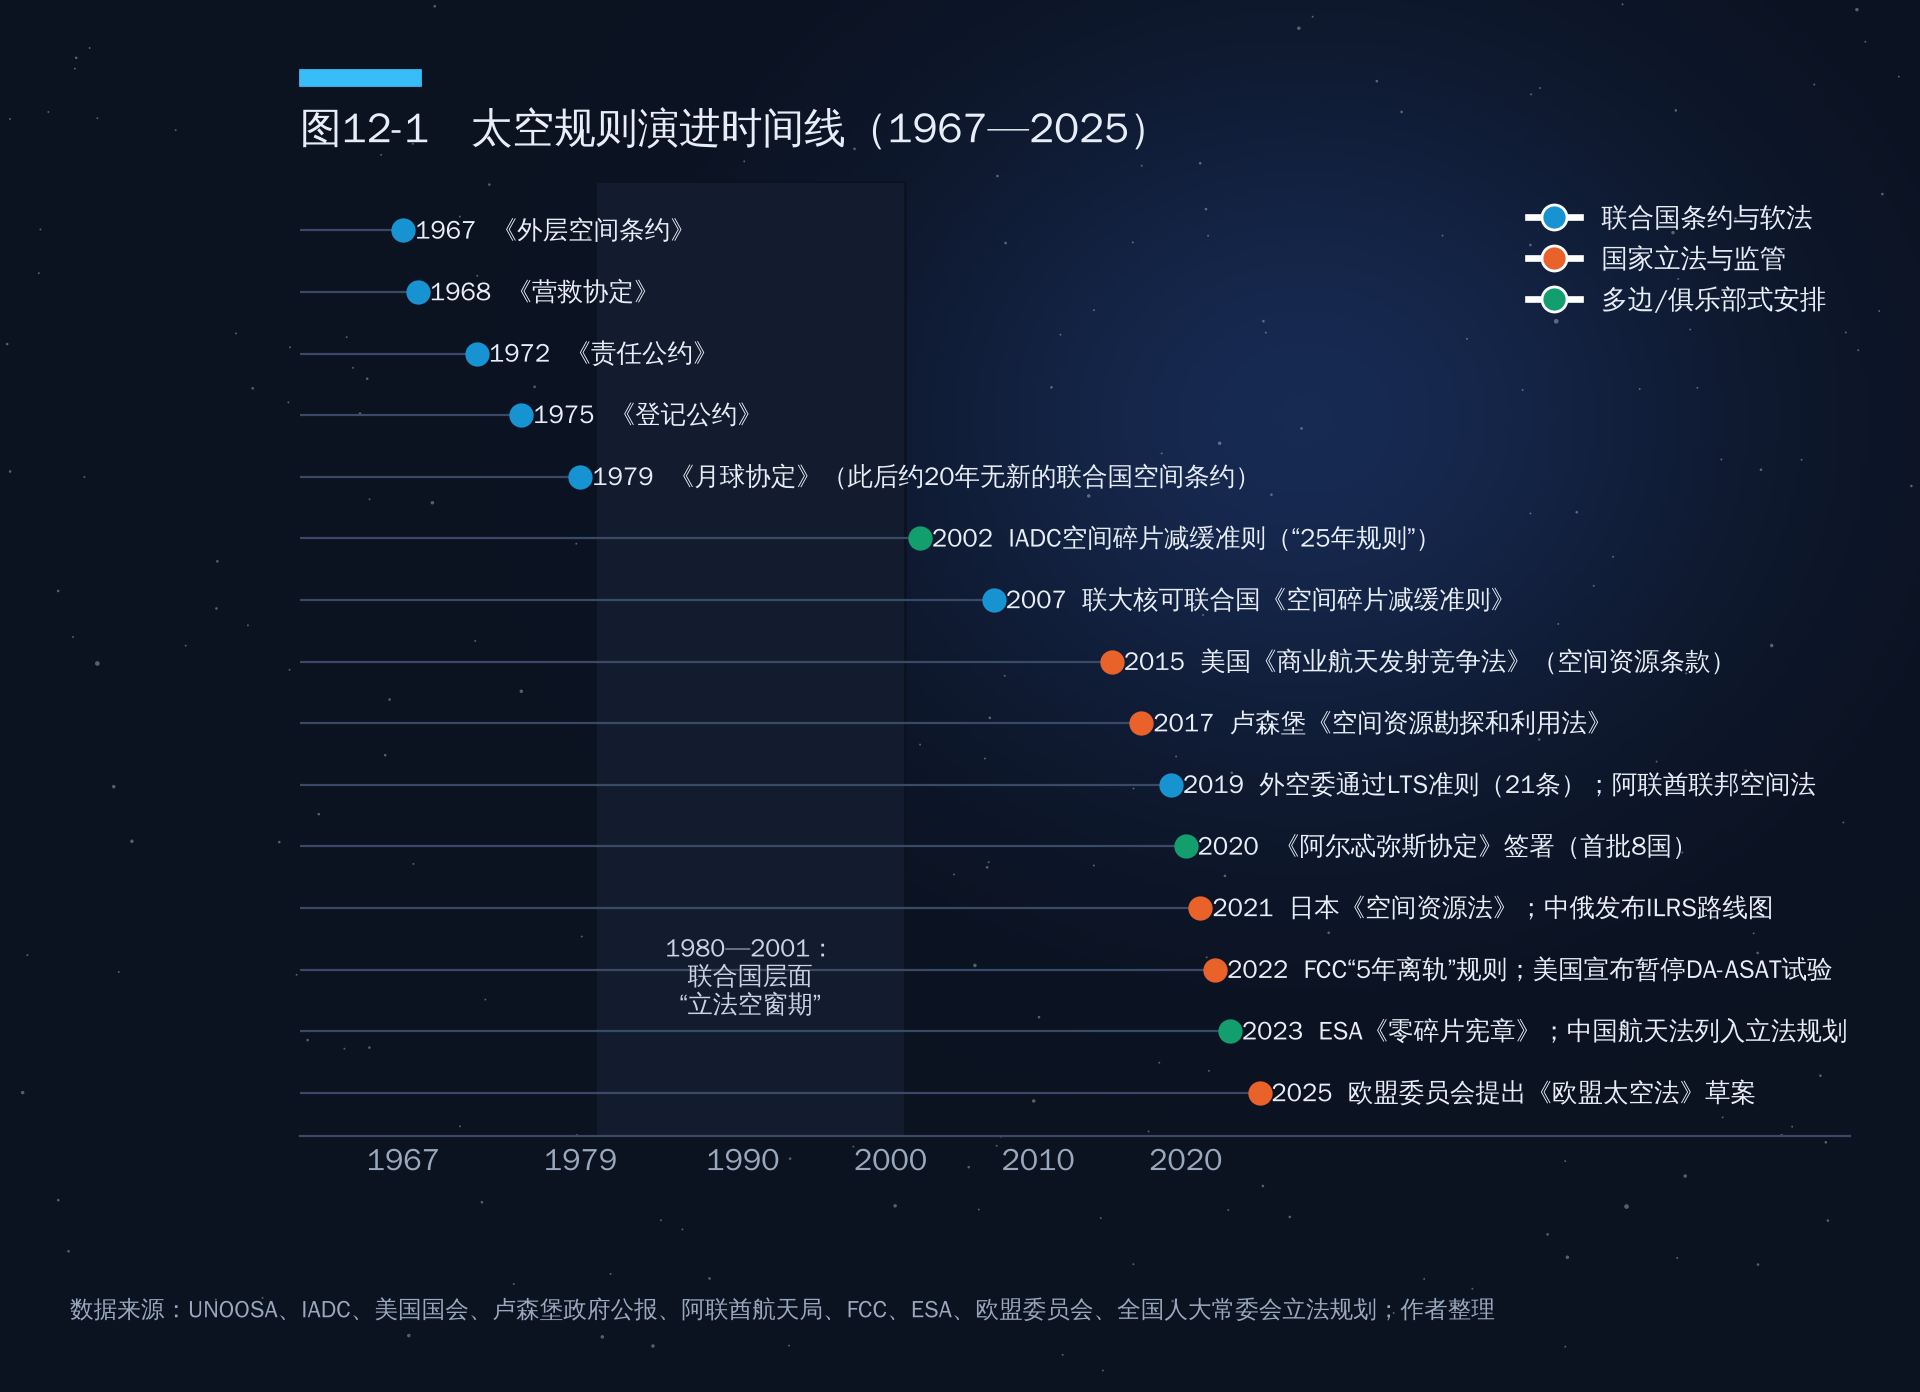

Source code (Python):
import sys, pathlib
sys.path.insert(0, str(pathlib.Path(__file__).resolve().parents[2] / "common"))
from chartstyle import plt, PALETTE, ACCENT, GREY, save, source_note
from matplotlib.lines import Line2D

# lane: 0=联合国条约/软法, 1=国家立法与监管, 2=多边/阵营性安排
events = [
    (1967, "《外层空间条约》", 0),
    (1968, "《营救协定》", 0),
    (1972, "《责任公约》", 0),
    (1975, "《登记公约》", 0),
    (1979, "《月球协定》（此后约20年无新的联合国空间条约）", 0),
    (2002, "IADC空间碎片减缓准则（“25年规则”）", 2),
    (2007, "联大核可联合国《空间碎片减缓准则》", 0),
    (2015, "美国《商业航天发射竞争法》（空间资源条款）", 1),
    (2017, "卢森堡《空间资源勘探和利用法》", 1),
    (2019, "外空委通过LTS准则（21条）；阿联酋联邦空间法", 0),
    (2020, "《阿尔忒弥斯协定》签署（首批8国）", 2),
    (2021, "日本《空间资源法》；中俄发布ILRS路线图", 1),
    (2022, "FCC“5年离轨”规则；美国宣布暂停DA-ASAT试验", 1),
    (2023, "ESA《零碎片宪章》；中国航天法列入立法规划", 2),
    (2025, "欧盟委员会提出《欧盟太空法》草案", 1),
]
names = {0: "联合国条约与软法", 1: "国家立法与监管", 2: "多边/俱乐部式安排"}
colors = {0: PALETTE[0], 1: PALETTE[1], 2: PALETTE[2]}

fig, ax = plt.subplots(figsize=(10, 6.2))
n = len(events)
for i, (yr, lab, lane) in enumerate(events):
    y = n - i
    ax.plot([1960, yr], [y, y], color="#EEEEEE", lw=0.8, zorder=1)
    ax.scatter(yr, y, s=60, color=colors[lane], zorder=3)
    ax.text(yr + 0.8, y, f"{yr}  {lab}", va="center", fontsize=9.2, color="#222222")
ax.axvspan(1980, 2001, color="#F4F4F4", zorder=0)
ax.text(1990.5, 2.3, "1980—2001：\n联合国层面\n“立法空窗期”", ha="center", fontsize=9, color="#C9D3E3")
ax.set_xlim(1960, 2065)
ax.set_ylim(0.3, n + 0.8)
ax.set_yticks([])
ax.set_xticks([1967, 1979, 1990, 2000, 2010, 2020])
ax.grid(False)
ax.spines["left"].set_visible(False)
handles = [Line2D([0], [0], marker="o", color="w", markerfacecolor=colors[k], markersize=9, label=v) for k, v in names.items()]
ax.legend(handles=handles, loc="upper right", fontsize=9.5, bbox_to_anchor=(1.0, 1.0))
ax.set_title("图12-1　太空规则演进时间线（1967—2025）")
source_note(fig, "数据来源：UNOOSA、IADC、美国国会、卢森堡政府公报、阿联酋航天局、FCC、ESA、欧盟委员会、全国人大常委会立法规划；作者整理")
save(fig, __file__)
